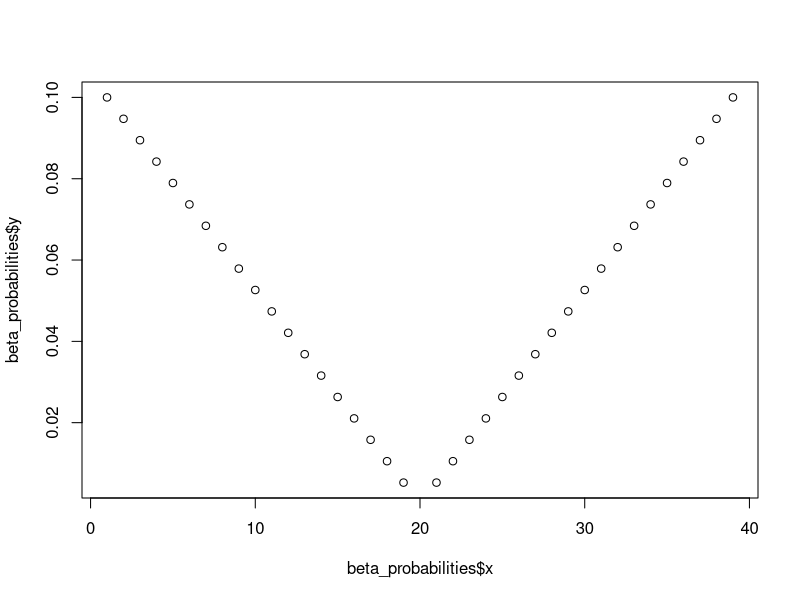

This figure's R source:
#Beta Proposal Values using equation 7 to 11

#k is maximum number of transitions
k=2
n=39
current_betas=c(1,39)
propose_betas<-function(current_betas,n,k){ 
  
  beta_probabilities=data.frame()
  
  for (j in 1:k) {
    
    #Lower Bound for Beta proposal;equation 7
    
    
    if (j==1){lower_bound_beta_proposal=1}
    
    else {  
      beta_temp_difference1= (current_betas[j] -current_betas[(j-1)])/2
      cat('\nbeta_temp_difference1',beta_temp_difference1)
      lower_bound_beta_proposal= current_betas[j]-floor(beta_temp_difference1)+1
    }
    
    #Upper Bound for Beta proposal;equation 8
    
    if(j==k){upper_bound_beta_proposal=n}
    
    else{  
      beta_temp_difference2= (current_betas[(j+1)] -current_betas[j])/2
      upper_bound_beta_proposal= current_betas[j]+floor(beta_temp_difference2)-1
    }
    
    #Kappa; equation 9
    Kappa= max(current_betas[j]-lower_bound_beta_proposal, upper_bound_beta_proposal-current_betas[j])
    
    cat('\nKappa:-', Kappa)
    #Normalising constant; equation 11
    Z1=0
    if(current_betas[j]>=lower_bound_beta_proposal){
        for (i in lower_bound_beta_proposal:current_betas[j]) {
         
          Z1=Z1+1+i-current_betas[j]+Kappa
        }
    }
    Z2=0
    if(upper_bound_beta_proposal>=(current_betas[j]+1)){
      for (i in (current_betas[j]+1):upper_bound_beta_proposal){
        
        Z2=Z2+1-i+current_betas[j]+Kappa
      }
    }
    Z=Z1+Z2 
    cat('\nZ:',Z)
    cat('\n')
    #Probability of any of the proposed Betas; equaation 12
    beta_values1=c()
    prob1=c()
    
    if(current_betas[j]>=lower_bound_beta_proposal){
    
      for (i in lower_bound_beta_proposal:current_betas[j]) {
        cat('\n i=',i)
        beta_values1=c(beta_values1,i)
        prob1=c(prob1, (1+i-current_betas[j]+Kappa)/Z )
        
      }
    }
    
    
    prob2=c()

    beta_values2=c()
    cat('\n -----')
    if(upper_bound_beta_proposal>=(current_betas[j]+1)){
      for (i in (current_betas[j]+1):upper_bound_beta_proposal){
        cat('\n i=',i)
        beta_values2=c(beta_values2,i)
        prob2=c(prob2, (1-i+current_betas[j]+Kappa)/Z ) 
        
      }
    }
    probabilities=c(prob1,prob2) 
    df=data.frame(x=c(beta_values1,beta_values2),y=probabilities)
    beta_probabilities=rbind(beta_probabilities,df)    
    
    
    cat('\ncurrent_beta[j]',current_betas[j])
    cat('\n lower bound beta proposal',lower_bound_beta_proposal)
    cat('\ncurrent_beta[j]+1',(current_betas[j]+1))
    cat('\n upper bound beta proposal',upper_bound_beta_proposal)
  }

 plot(x=beta_probabilities$x,y=beta_probabilities$y)  
return(beta_probabilities)
}
propose_betas(current_betas,n,k)
